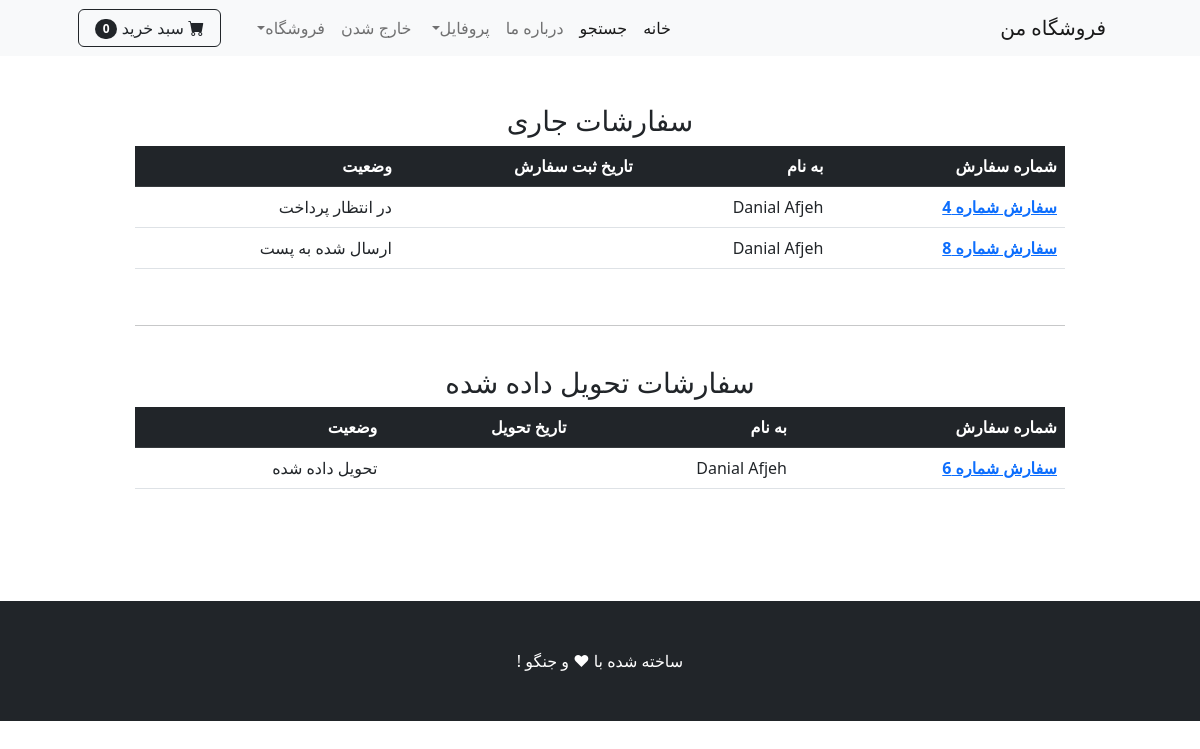
Screenshot of /orders/ (signed in) with the database file from the repository.
### payment/models.py (models this page shows, shortened)
class Order(models.Model):
    STATUS_ORDER = [
        ('Pending','در انتظار پرداخت'),
        ('Processing','در حال پردازش'),
        ('Shipped','ارسال شده به پست'),
        ('Delivered','تحویل داده شده')
    ]
    user = models.ForeignKey(User, on_delete=models.CASCADE, blank=True, null=True)
    full_name = models.CharField(max_length=250)
    email = models.EmailField(max_length=300)
    shipping_address = models.TextField(max_length=150000)
    amount_paid = models.DecimalField(decimal_places=0, max_digits=12)
    date_ordered = jmodels.jDateTimeField(auto_now_add=True)
    status = models.CharField(max_length=50, choices=STATUS_ORDER, default='Pending')
    last_update = jmodels.jDateTimeField(auto_now=True)

### shop/views.py (the view)
# urls.py: path('orders/', views.user_orders, name='orders'),
def user_orders(request):
    if request.user.is_authenticated:
         delivered_orders = Order.objects.filter(user=request.user, status='Delivered')
         other_orders = Order.objects.filter(user=request.user).exclude(status='Delivered')
         context = {
             'delivered':delivered_orders ,
             'other':other_orders
         }
         return render(request, 'orders.html', context)
    else:
        messages.success(request,('دسترسی به این صفحه مجاز نمی باشد!'))
        return redirect('home')

### cart/cart.py (called while the page is built)
    def __len__(self):
        return len(self.cart)

### cart/context_processors.py (called while the page is built)
def cart(request):
    return {'cart':Cart(request)}

### shop/templates/orders.html
{% extends 'base.html' %}
{% block content %}
<br><br>
<div class="container">
    <div class="row">
        <center>
            <div class="col-10">
                {% if other %}
                <h3>سفارشات جاری</h3>
                <table class="table">
                    <thead class="table-dark">
                        <tr>
                            <th scope="col">شماره سفارش</th>
                            <th scope="col">به نام</th>
                            <th scope="col">تاریخ ثبت سفارش</th>
                            <th scope="col">وضعیت</th>
                        </tr>
                    </thead>
                    <tbody>
                        {% for order in other %}
                        <tr>
                            <th scope="row"><a href="{% url 'orders_details' order.id %}">سفارش شماره {{ order.id }}</a></th>
                            <td>{{ order.full_name }}</td>
                            <td>{{ order.date_ordered|date:"y-m-d h:i:s" }}</td>
                            <td>{{ order.get_status_display }}</td>
                        </tr>
                        {% endfor %}
                    </tbody>
                </table>
                {% else %}
                <h3>سفارشات جاری ای وجود ندارد.</h3>
                {% endif %}
                <br>
                <hr>
                <br>
                {% if delivered %}
                <h3>سفارشات تحویل داده شده</h3>
                <table class="table">
                    <thead class="table-dark">
                        <tr>
                            <th scope="col">شماره سفارش</th>
                            <th scope="col">به نام</th>
                            <th scope="col">تاریخ تحویل</th>
                            <th scope="col">وضعیت</th>
                        </tr>
                    </thead>
                    <tbody>
                        {% for order in delivered %}
                        <tr>
                            <th scope="row"><a href="{% url 'orders_details' order.id %}">سفارش شماره {{ order.id }}</a></th>
                            <td>{{ order.full_name }}</td>
                            <td>{{ order.last_update|date:"y-m-d h:i:s" }}</td>
                            <td>{{ order.get_status_display }}</td>
                        </tr>
                        {% endfor %}
                    </tbody>
                </table>
                {% else %}
                <h3>سفارش تحویل داده شده ای وجود ندارد.</h3>
                {% endif %}
            </div>
        </center>
    </div>
</div>
<br><br><br><br>
{% endblock %}

### rows the page displays
Order: id "4", full_name "Danial Afjeh", status "در انتظار پرداخت"
Order: id "8", full_name "Danial Afjeh", status "ارسال شده به پست"
Order: id "6", full_name "Danial Afjeh", status "تحویل داده شده"

### other values shown
{{ cart|length }} "0"
